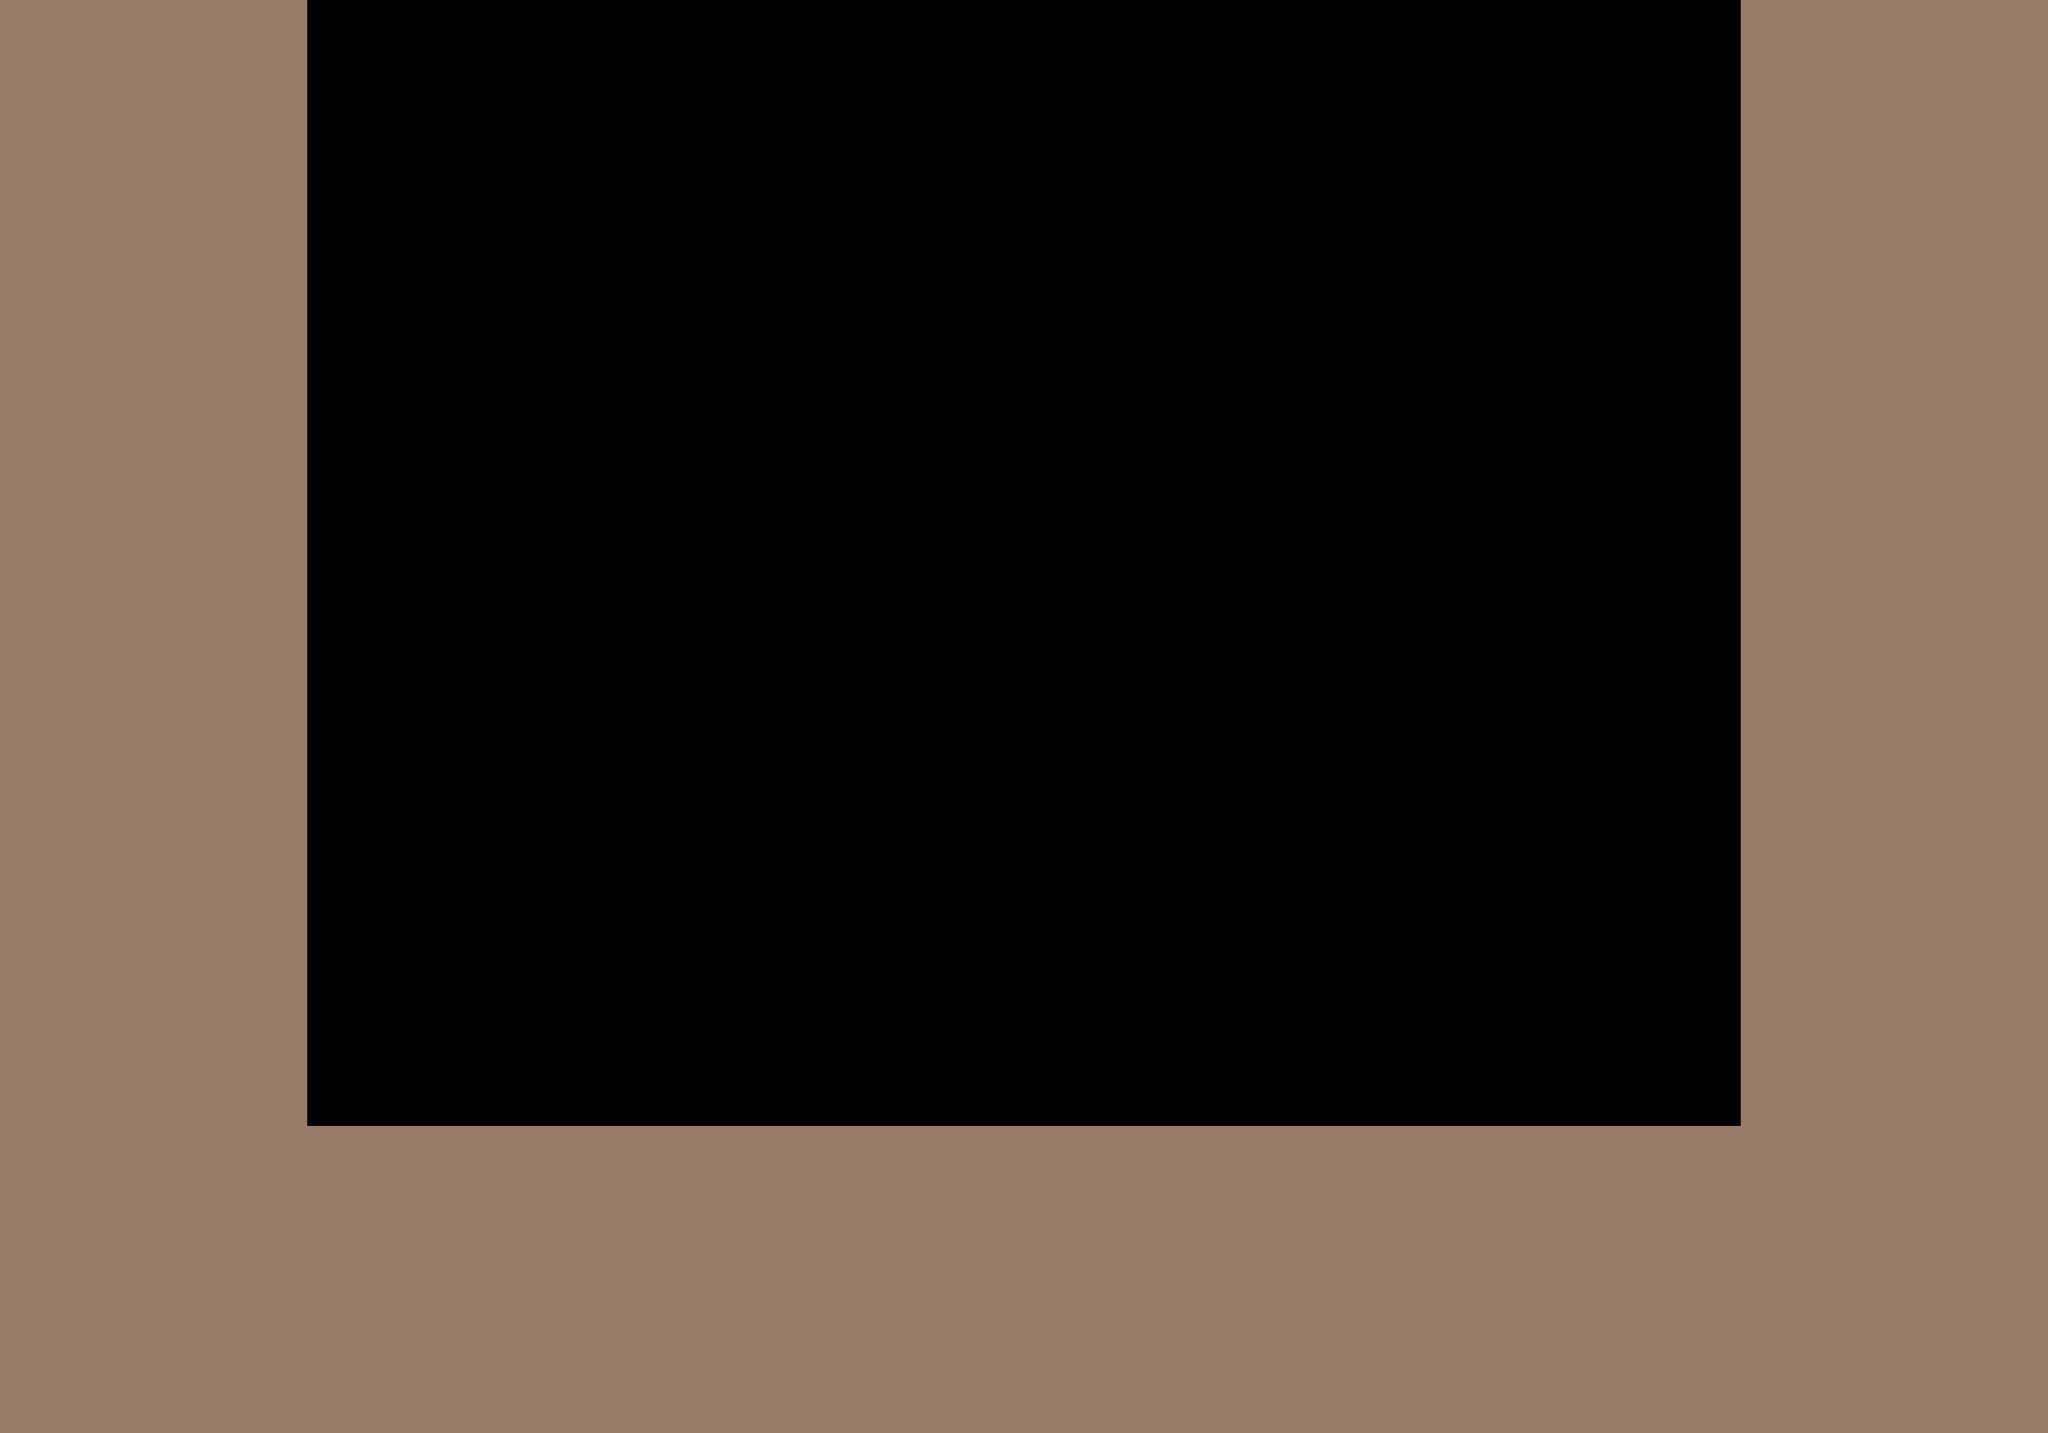

The image is a tile-based game level rendered from a .tmx file. Its description and source (layers, tilesets, objects; grid data summarised) follow:
An orthogonal 20x14 tile map with 128x128 px tiles, 1 tile layer (Main_Tiles), 3 tilesets and 6 objects (main, rmCredits).

<map version="1.0" tiledversion="1.0.3" orientation="orthogonal" renderorder="right-down" width="20" height="14" tilewidth="128" tileheight="128" nextobjectid="157">
 <tileset firstgid="1" name="main_sheet" tilewidth="128" tileheight="128" tilecount="1" columns="1">
  <image source="tilesheets/sheet1.png" width="128" height="128" />
 </tileset>
 <tileset firstgid="2" name="3by3" tilewidth="128" tileheight="128" margin="4" tilecount="9" columns="3">
  <image source="tilesheets/3by3_1.png" width="392" height="392" />
 </tileset>
 <tileset firstgid="11" name="darkCorners" tilewidth="128" tileheight="128" margin="4" tilecount="4" columns="2">
  <image source="tilesheets/darkCorners_sheet.png" width="264" height="264" />
 </tileset>
 <layer name="Main_Tiles" width="20" height="14">
  <data>[280 cells, 126 non-empty, 1 distinct tile ids]</data>
 </layer>
 <objectgroup name="Window_Size" />
 <objectgroup name="Room">
  <object id="121" name="main" x="128" y="128" width="2304" height="1536" />
 </objectgroup>
 <objectgroup name="Walls">
  <object id="143" x="0" y="0" width="384" height="1792">
   <properties>
    <property name="right" type="bool" value="true" />
   </properties>
  </object>
  <object id="144" x="2176" y="0" width="384" height="1792">
   <properties>
    <property name="left" type="bool" value="true" />
   </properties>
  </object>
  <object id="145" x="384" y="1408" width="1792" height="384">
   <properties>
    <property name="up" type="bool" value="true" />
   </properties>
  </object>
  <object id="155" x="384" y="0" width="1792" height="128" />
 </objectgroup>
 <objectgroup name="Transitions">
  <object id="156" name="rmCredits" x="384" y="0" width="1792" height="128">
   <properties>
    <property name="relativeX" type="int" value="0" />
    <property name="relativeY" type="int" value="0" />
    <property name="spawnX" type="int" value="0" />
    <property name="spawnY" type="int" value="-240" />
   </properties>
  </object>
 </objectgroup>
 <objectgroup name="Pickups" />
 <objectgroup name="Enemies" />
 <objectgroup name="Breakables" />
 <objectgroup name="Water" />
 <objectgroup name="Vines" />
</map>
